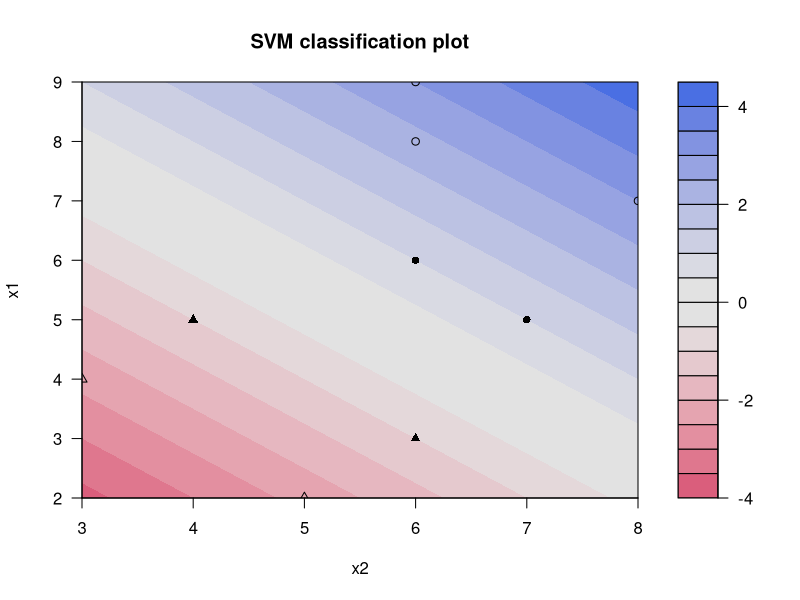

Write R code to recreate this figure.
# ch9 SVM
# ch9.1 linearly separable

# ex9.1

# load package
library(kernlab)

# load data
dat <- read.csv("data/ch9_dat1.csv")
dat$class <- factor(dat$class)
dat

# SVM training
model <- ksvm(
  class ~ x1 + x2,
  data = dat,
  scaled = FALSE,
  kernel = "vanilladot"
)

# support vectors
model@alphaindex[[1]]

# alpha values for support vectors
model@alpha[[1]]

# objective value
# note that we placed minus(-) sign
-model@obj

# hyperplane coefficient vector w
w <- model@coef[[1]] %*% model@xmatrix[[1]]
w

# hyperplane's intercept b
# Note that we placed minus(-) sign
-model@b

# visualize
plot(model, data = dat)
